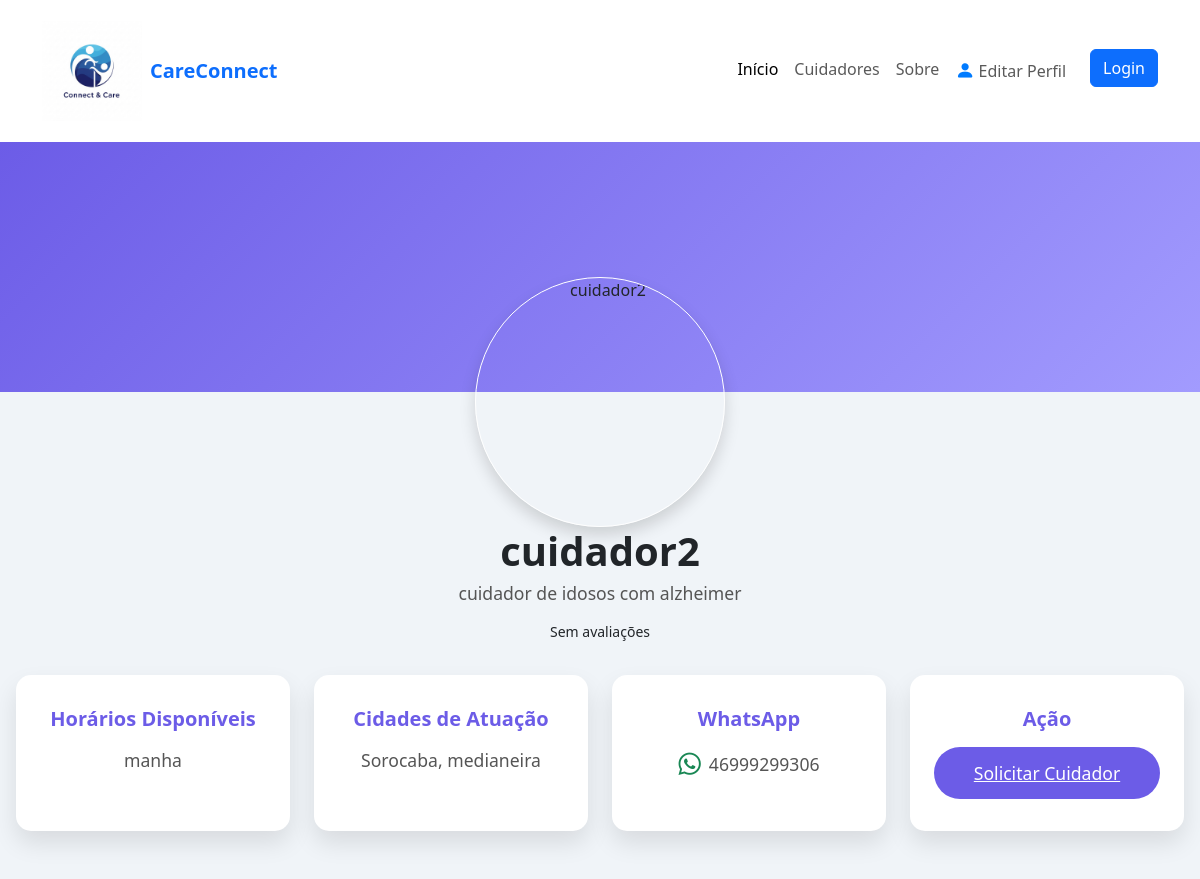
The app's page /cuidador/4/ with its own data.
### pfi/models.py (models this page shows, shortened)
class Usuario(models.Model):
    nome = models.CharField(max_length=100)
    email = models.EmailField()
    cpf = models.CharField(max_length=20)
    telefone = models.CharField(max_length=15)
    senha = models.CharField(max_length=128)
    data_cadastro = models.DateTimeField(auto_now_add=True)
    data_nasc = models.DateField()
    foto = models.ImageField(upload_to="fotos_cuidadores/", null=True, blank=True)

class Cuidador(Usuario):
    formacao = models.CharField(max_length=200, null=True, blank=True)
    especialidade = models.CharField(max_length=200, null=True, blank=True)
    experiencia = models.IntegerField(null=True, blank=True)
    disponibilidade = models.CharField(max_length=200, null=True, blank=True)
    cidades = models.ManyToManyField(Cidade, blank=True, related_name='cuidadores')

class Cidade(models.Model):
    nome = models.CharField(max_length=120, unique=True)

### pfi/views.py (the view)
# urls.py: path("cuidador/<int:id>/", CuidadorDetailView.as_view(), name="ver_perfil"),
class CuidadorDetailView(DetailView):
    model = Cuidador
    template_name = "perfil_cuidador.html"
    context_object_name = "cuidador"
    pk_url_kwarg = "id"
    def get_context_data(self, **kwargs):
        context = super().get_context_data(**kwargs)
        cuidador = self.get_object()
        media = Avaliacao_Cliente.objects.filter(cuidador_avaliado=cuidador).aggregate(
            media=Avg('nota')
        )['media']
        context['nota_media'] = media if media else 0
        return context

### pfi/templates/perfil_cuidador.html (shortened to what this page needs)
{% load static %}
<!DOCTYPE html>
<html lang="pt-br">
<head>
    <link href="https://cdn.jsdelivr.net/npm/bootstrap@5.3.0/dist/css/bootstrap.min.css" rel="stylesheet">
    <link href="https://cdn.jsdelivr.net/npm/bootstrap-icons/font/bootstrap-icons.css" rel="stylesheet">
</head>
<body>
{% include 'menu.html' %}
<section class="profile-hero"></section>
<section class="profile-content">
    <div class="d-flex justify-content-center position-relative" style="margin-top: -355px;">
    {% if cuidador.foto %}
    <img src="{{ cuidador.foto.url }}" alt="{{ cuidador.nome }}" class="rounded-circle border border-white shadow"
         style="width:250px; height:250px; object-fit:cover;">
    {% else %}
    <img src="{% static 'imagens/default_cuidador.jpg' %}" alt="{{ cuidador.nome }}" class="rounded-circle border border-white shadow"
         style="width:250px; height:250px; object-fit:cover;">
    {% endif %}
</div>
    <h1>{{ cuidador.nome }}</h1>
    <p>{{ cuidador.especialidade|default:"Especialidade não informada" }}</p>
    {% if nota_media %}
    <div class="text-warning mb-3">
        {% for i in "12345" %}
        {% if forloop.counter <= nota_media %}
        <i class="bi bi-star-fill"></i>
        {% elif nota_media|floatformat:1 >= forloop.counter|add:"-0.5" %}
        <i class="bi bi-star-half"></i>
        {% else %}
        <i class="bi bi-star"></i>
        {% endif %}
        {% endfor %}
    </div>
    <small>{{ nota_media|floatformat:1 }}/5</small>
    {% else %}
    <small>Sem avaliações</small>
    {% endif %}
    <section class="profile-info">
        <div class="info-card">
            <h5>Horários Disponíveis</h5>
            <p>{{ cuidador.disponibilidade|default:"Não informado" }}</p>
        </div>
        <div class="info-card">
            <h5>Cidades de Atuação</h5>
            <p>
                {% for cidade in cuidador.cidades.all %}
                {{ cidade.nome }}{% if not forloop.last %}, {% endif %}
                {% empty %}
                Nenhuma cidade cadastrada
                {% endfor %}
            </p>
        </div>
        <div class="info-card">
            <h5>WhatsApp</h5>
            <p class="d-flex justify-content-center align-items-center gap-2">
                <i class="bi bi-whatsapp text-success" style="font-size: 1.4rem;"></i>
                {{ cuidador.telefone|default:"Não informado" }}
            </p>
        </div>
        <div class="info-card">
            <h5>Ação</h5>
            <a href="{% url 'cadastrar_solicitacao' cuidador.id %}" class="btn-request">
                Solicitar Cuidador
            </a>
        </div>
    </section>
</body>
</html>

### pfi/templates/perfil_cuidador.html (style rules this page uses)
body { margin: 0; font-family: 'Segoe UI', sans-serif; background: #f0f4f8; }
.profile-hero { position: relative; background: linear-gradient(135deg, #6c5ce7, #a29bfe); height: 250px; }
.profile-content { margin-top: 120px; text-align: center; background: #f0f4f8; padding-top: 120px; }
.profile-content h1 { margin-bottom: 0.3rem; font-weight: bold; }
.profile-content p { margin-bottom: 0.8rem; font-size: 1.1rem; color: #555; }
.profile-info { margin-top: 2rem; display: flex; justify-content: center; flex-wrap: wrap; gap: 1.5rem; padding: 0 1rem 3rem; }
.info-card { background: white; flex: 1 1 260px; max-width: 300px; border-radius: 15px; padding: 2rem 1.5rem; box-shadow: 0 12px 25px rgba(0, 0, 0, 0.1); text-align: center; transition: transform 0.2s; font-size: 1rem; }
.info-card h5 { margin-bottom: 1rem; font-weight: bold; color: #6c5ce7; }
.btn-request { display: block; width: 100%; border-radius: 50px; padding: 0.8rem; font-size: 1.1rem; margin-top: 1rem; background-color: #6c5ce7; border: none; color: white; transition: 0.3s; }

### records on screen
Usuario: nome "cuidador2", telefone "46999299306"
Cuidador: especialidade "cuidador de idosos com alzheimer", disponibilidade "manha"
Cidade: nome "Sorocaba"
Cidade: nome "medianeira"
